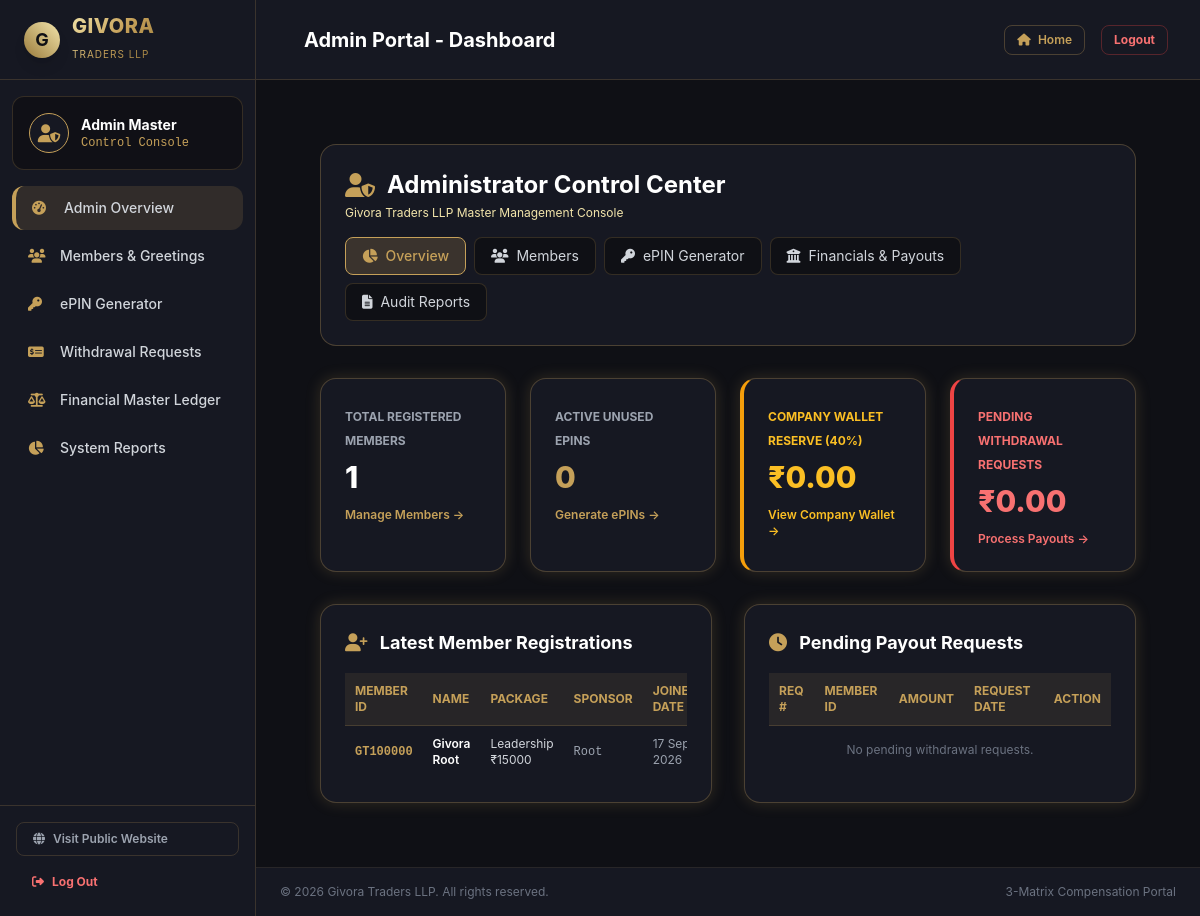
/admin/index.php (signed in), run on an earlier commit of the app's database.
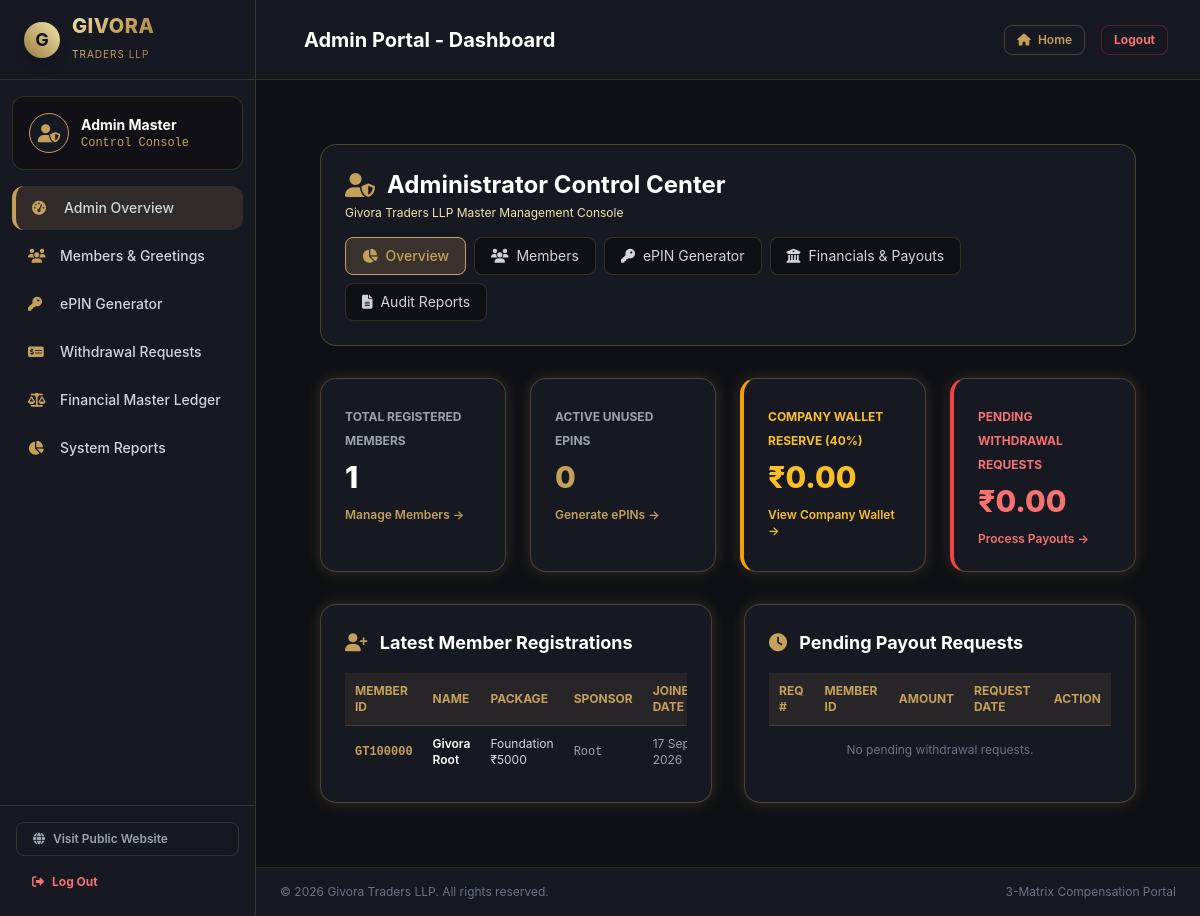
And on a later commit of the database.
### tables this page shows
CREATE TABLE IF NOT EXISTS members (
    id INT AUTO_INCREMENT PRIMARY KEY,
    member_id VARCHAR(20) NOT NULL UNIQUE,
    sponsor_id VARCHAR(20) DEFAULT NULL,
    placement_parent_id VARCHAR(20) DEFAULT NULL,
    matrix_position INT DEFAULT NULL,
    name VARCHAR(100) NOT NULL,
    email VARCHAR(100) NOT NULL,
    phone VARCHAR(20) NOT NULL,
    password VARCHAR(255) NOT NULL,
    used_epin VARCHAR(50) NOT NULL,
    package_type ENUM('Foundation_5000', 'Leadership_15000') NOT NULL,
    profile_image VARCHAR(255) DEFAULT NULL,
    status ENUM('Active', 'Inactive') NOT NULL DEFAULT 'Active',
    p2_status ENUM('Inactive', 'Active') NOT NULL DEFAULT 'Inactive',
    p2_placement_parent_id VARCHAR(20) DEFAULT NULL,
    p2_matrix_position INT DEFAULT NULL,
    p2_created_at TIMESTAMP NULL DEFAULT NULL,
    created_at TIMESTAMP DEFAULT CURRENT_TIMESTAMP,
    INDEX idx_sponsor (sponsor_id),
    INDEX idx_parent (placement_parent_id),
    INDEX idx_p2_parent (p2_placement_parent_id)
);

### admin/index.php (the view, shortened to what the rows shown need)
<?php
require_once __DIR__ . '/../includes/header.php';
$pdo = getDBConnection();
?>
<div class="py-8 max-w-7xl mx-auto px-4 sm:px-6 lg:px-8">
    <div class="bg-darkcard border border-gold/30 rounded-2xl p-6 mb-8 flex flex-wrap items-center justify-between gap-4">
        <div>
            <h1 class="text-2xl font-bold text-white flex items-center">
                <i class="fas fa-user-shield text-gold mr-3"></i> Administrator Control Center
            </h1>
        </div>
    </div>
    <div class="grid grid-cols-1 lg:grid-cols-2 gap-8">
        <div class="bg-darkcard p-6 rounded-2xl gold-border-glow">
            <div class="overflow-x-auto">
                <table class="w-full text-left text-xs text-gray-300">
                    <thead class="bg-gold/10 text-gold uppercase border-b border-gold/20">
                        <tr>
                            <th class="p-2.5">Member ID</th>
                            <th class="p-2.5">Name</th>
                            <th class="p-2.5">Package</th>
                            <th class="p-2.5">Sponsor</th>
                            <th class="p-2.5">Joined Date</th>
                        </tr>
                    </thead>
                    <tbody class="divide-y divide-gold/10">
                        <?php
                        $stmt = $pdo->query("SELECT * FROM members ORDER BY created_at DESC LIMIT 5");
                        $latest_members = $stmt->fetchAll();
                        if (empty($latest_members)):
                        ?>
                            <tr><td colspan="5" class="p-4 text-center text-gray-500">No members registered yet.</td></tr>
                        <?php else: foreach ($latest_members as $m): ?>
                            <tr>
                                <td class="p-2.5 font-mono text-gold font-bold"><?php echo htmlspecialchars($m['member_id']); ?></td>
                                <td class="p-2.5 font-semibold text-white"><?php echo htmlspecialchars($m['name']); ?></td>
                                <td class="p-2.5"><?php echo str_replace('_', ' ₹', $m['package_type']); ?></td>
                                <td class="p-2.5 font-mono text-gray-400"><?php echo htmlspecialchars($m['sponsor_id'] ?: 'Root'); ?></td>
                                <td class="p-2.5 text-gray-400"><?php echo date('d M Y', strtotime($m['created_at'])); ?></td>
                            </tr>
                        <?php endforeach; endif; ?>
                    </tbody>
                </table>
            </div>
        </div>
        <div class="bg-darkcard p-6 rounded-2xl gold-border-glow">
            <div class="overflow-x-auto">
                <table class="w-full text-left text-xs text-gray-300">
                    <thead class="bg-gold/10 text-gold uppercase border-b border-gold/20">
                        <tr>
                            <th class="p-2.5">Req #</th>
                            <th class="p-2.5">Member ID</th>
                            <th class="p-2.5">Amount</th>
                            <th class="p-2.5">Request Date</th>
                            <th class="p-2.5">Action</th>
                        </tr>
                    </thead>
                </table>
            </div>
        </div>
    </div>
</div>
<?php require_once __DIR__ . '/../includes/footer.php'; ?>

What changed in the data, as far as the page shows it:
changed members "GT100000": package_type "Leadership ₹15000" → "Foundation ₹5000"
